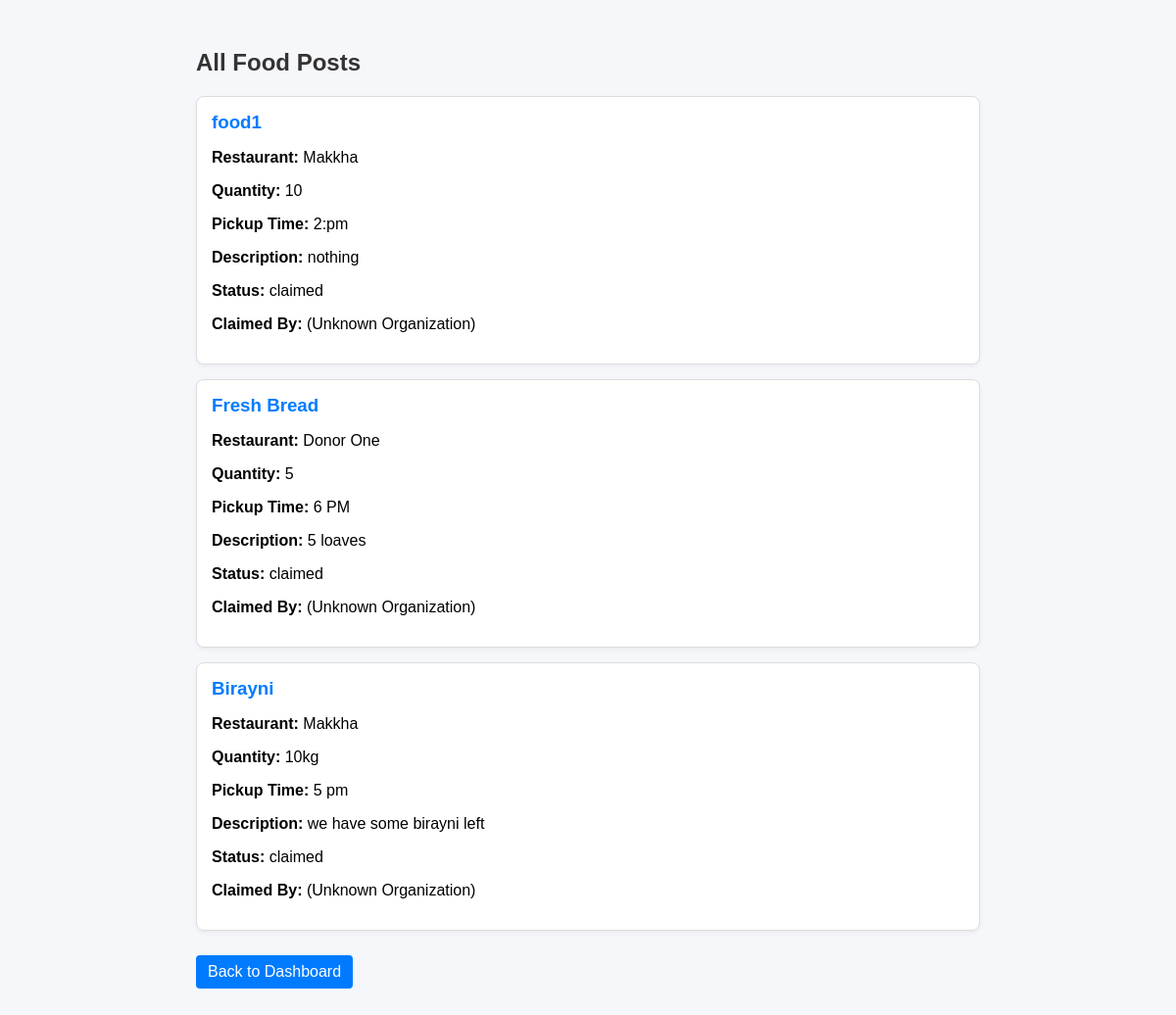
Page /food/posts (signed in) on the earlier database version.
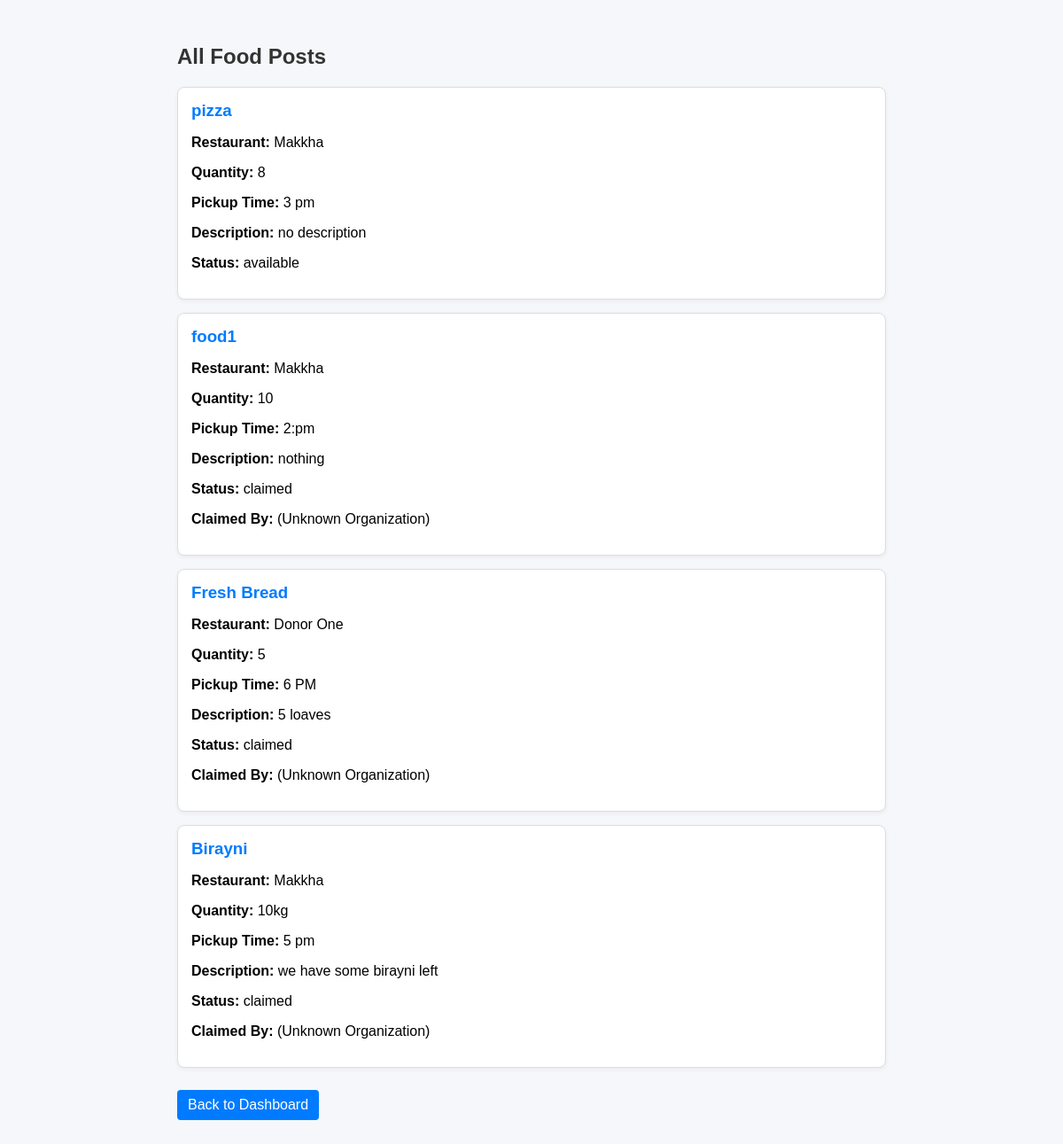
Same page on the later database version.
### app/models.py (models this page shows, shortened)
class FoodPost(db.Model):
    id = db.Column(db.Integer, primary_key=True)
    title = db.Column(db.String(200), nullable=False)
    description = db.Column(db.Text, nullable=True)
    quantity = db.Column(db.String(50), nullable=False)
    pickup_time = db.Column(db.String(50), nullable=False)
    created_at = db.Column(db.DateTime, default=datetime.utcnow)
    status = db.Column(db.String(20), default="available")
    user_id = db.Column(db.Integer, db.ForeignKey("user.id"), nullable=False)
    restaurant = db.relationship(
        "User",
        foreign_keys=[user_id],
        back_populates="created_posts"
    )
    claimed_by = db.Column(db.Integer, db.ForeignKey("user.id"), nullable=True)
    claimant = db.relationship(
        "User",
        foreign_keys=[claimed_by],
        back_populates="claimed_posts"
    )

class User(db.Model, UserMixin):
    id = db.Column(db.Integer, primary_key=True)
    username = db.Column(db.String(100), nullable=False, unique=True)
    email = db.Column(db.String(120), nullable=False, unique=True)
    password_hash = db.Column(db.String(200), nullable=False)
    role = db.Column(db.String(20), nullable=False)  # "restaurant" or "organization"
    name = db.Column(db.String(150), nullable=False)
    address = db.Column(db.String(250), nullable=True)
    registration_number = db.Column(db.String(100), nullable=True)
    is_verified = db.Column(db.Boolean, default=False)
    created_posts = db.relationship(
        "FoodPost",
        foreign_keys="FoodPost.user_id",
        back_populates="restaurant",
        lazy=True
    )
    claimed_posts = db.relationship(
        "FoodPost",
        foreign_keys="FoodPost.claimed_by",
        back_populates="claimant",
        lazy=True
    )

### app/routes.py (the view)
@main.route("/food/posts")
@login_required
def view_food_posts():
    posts = FoodPost.query.order_by(FoodPost.created_at.desc()).all()
    return render_template("food_posts.html", posts=posts)

### app/models.py (called while the page is built)
@login_manager.user_loader
def load_user(user_id):
    return User.query.get(int(user_id))

### app/templates/food_posts.html (shortened to what this page needs)
<!DOCTYPE html>
<html lang="en">
<head>
</head>
<body>
    <div class="container">
        <h2>All Food Posts</h2>
        {% if posts %}
            {% for post in posts %}
                <div class="post">
                    <h3>{{ post.title }}</h3>
                    <p><strong>Restaurant:</strong> {{ post.restaurant.name }}</p>
                    <p><strong>Quantity:</strong> {{ post.quantity }}</p>
                     <p><strong>Pickup Time:</strong> {{ post.pickup_time }}</p>
                    {% if post.description %}
                        <p><strong>Description:</strong> {{ post.description }}</p>
                    {% endif %}
                    <p><strong>Status:</strong> {{ post.status }}</p>
                    {% if post.status == "claimed" %}
                        <p><strong>Claimed By:</strong>
                            {% if post.claimer %}
                                {{ post.claimer.name }}
                            {% else %}
                                (Unknown Organization)
                            {% endif %}
                        </p>
                    {% endif %}
                </div>
            {% endfor %}
        {% else %}
            <p>No food posts are available at the moment.</p>
        {% endif %}
        <a href="{{ url_for('main.dashboard') }}" class="btn">Back to Dashboard</a>
    </div>
</body>
</html>

Differences in the rows shown:
added FoodPost: title "pizza", restaurant.name "Makkha", quantity "8", pickup_time "3 pm", description "no description", status "available"
